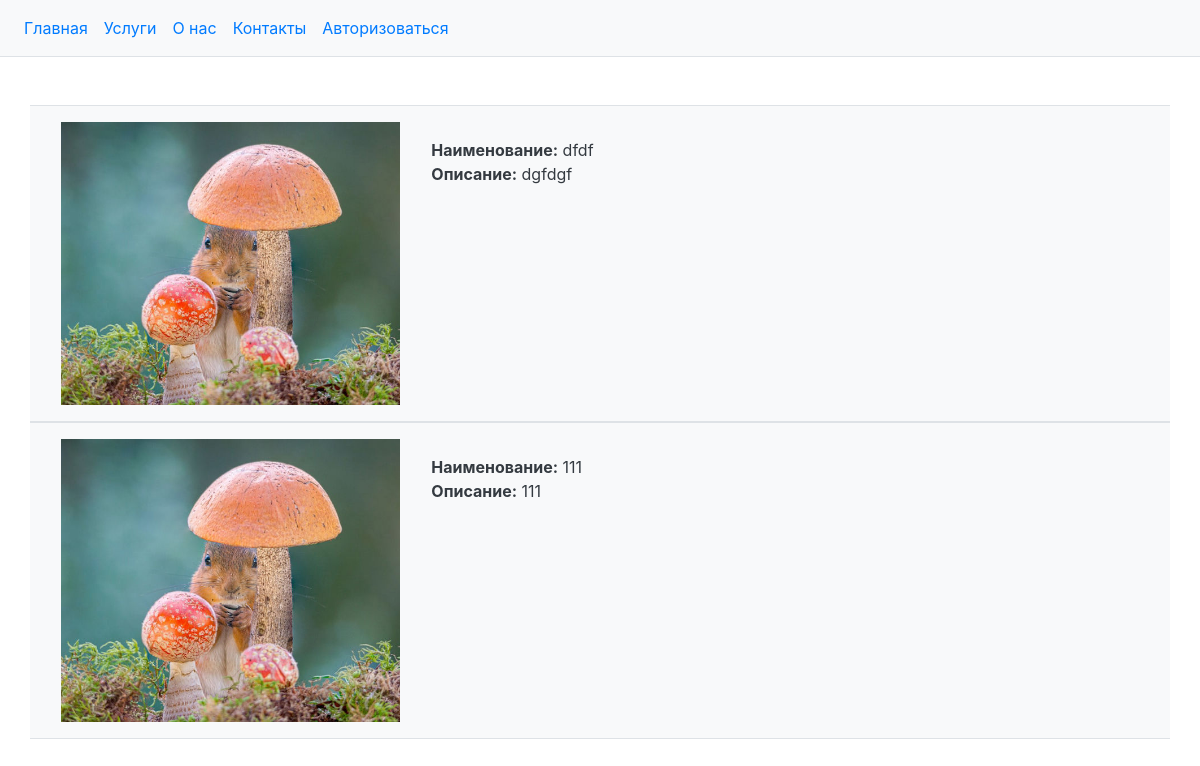
The app's page /, older data.
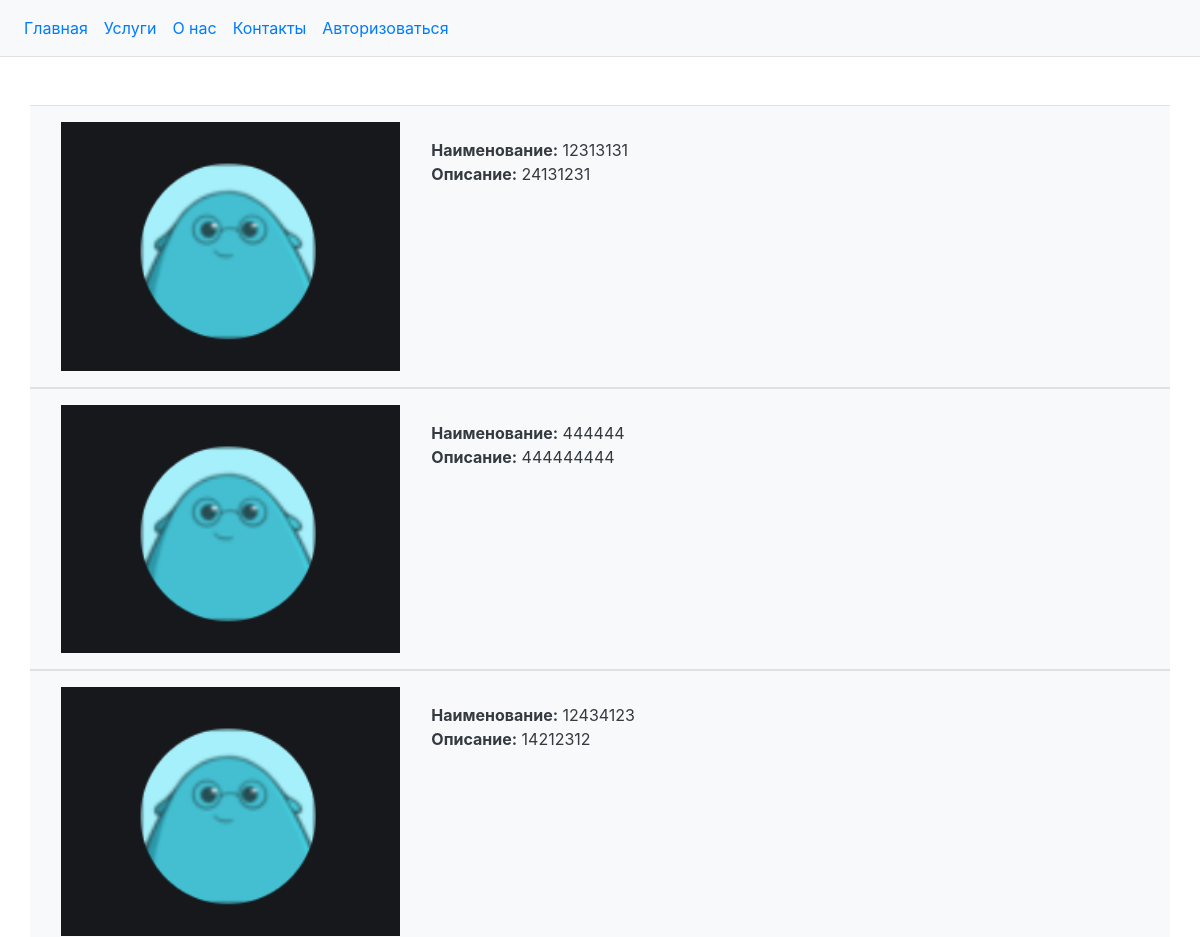
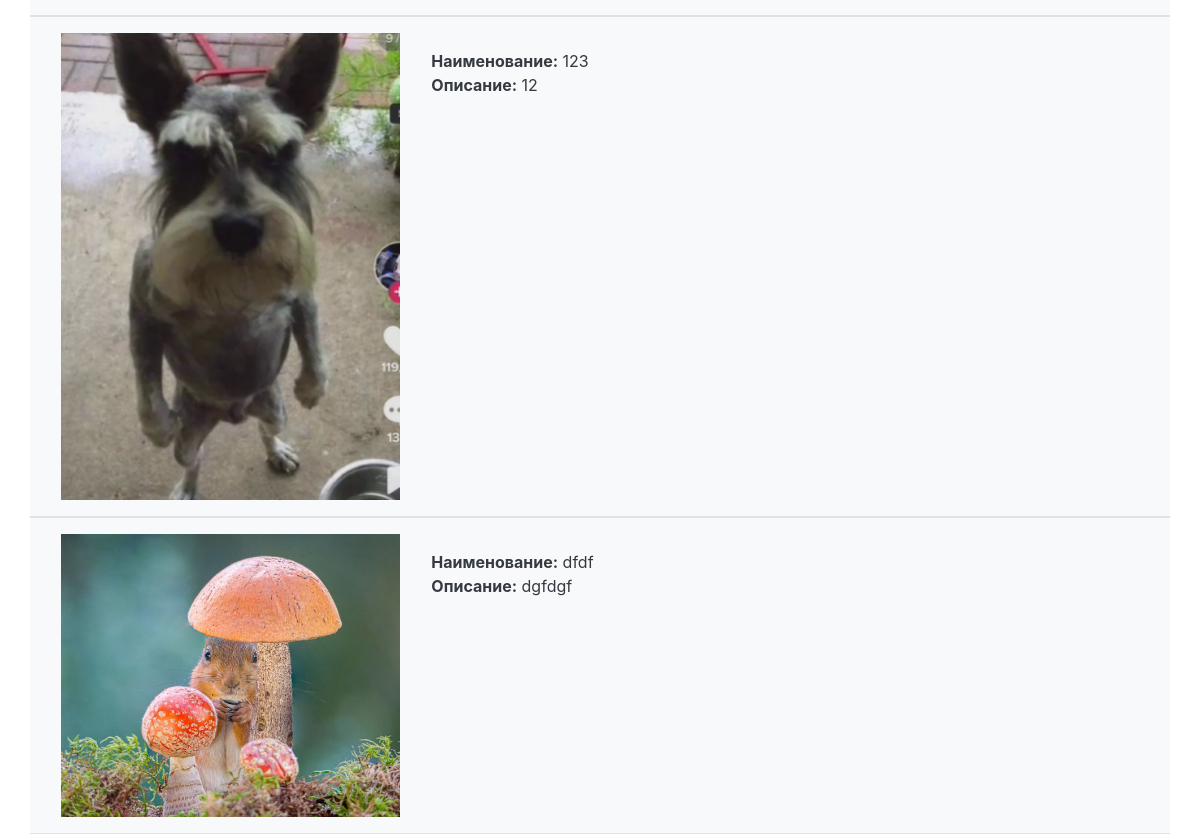
The same page, newer data (2 pictures, top to bottom).
### main/models.py (models this page shows, shortened)
class Service(models.Model):
    name = models.CharField(max_length=150, verbose_name='Название', blank=False)
    description = models.CharField(max_length=250, verbose_name='Описание', blank=False)
    date = models.DateTimeField(verbose_name='Дата', auto_now_add=True)
    def get_name_file(instance, filename):
        return '/'.join([get_random_string(length=5) + '_' + filename])
    def validate_image_size(img):
        filesize = img.file.size
        megabyte_max = 2.0
        if filesize > megabyte_max * 1024 * 1024:
            raise ValidationError("Максимальный размер %sMB" % str(megabyte_max))
    image = models.ImageField(verbose_name='Картинка', upload_to=get_name_file, blank=False,
                              validators=[FileExtensionValidator(allowed_extensions=['png', 'jpg', 'jpeg']),
                                          validate_image_size])

### main/views.py (the view)
# urls.py: path('', indexview, name='index'),
def indexview(request):
    lastfive = Service.objects.order_by('-date')[:5]
    return render(request, 'main/index.html', {'lastfive': lastfive})

### main/templates/main/index.html (shortened to what this page needs)
<!DOCTYPE html>
<html lang="ru">
<head>
    {% load static %}
    {% load bootstrap4 %}
    {% bootstrap_css %}
</head>
<body>
<nav class="navbar bg-light navbar-expand border-bottom">
    <ul class="navbar-nav mr-auto">
        <li class="nav-item"><a class="nav-link" href="{% url 'index' %}">Главная</a></li>
        <li class="nav-item"><a class="nav-link" href="{% url 'services' %}">Услуги</a></li>
        <li class="nav-item"><a class="nav-link" href="{% url 'about' %}">О нас</a></li>
        <li class="nav-item"><a class="nav-link" href="{% url 'contacts' %}">Контакты</a></li>
        {% if user.is_authenticated %}
        <li class="nav-item"><a class="nav-link" href="{% url 'service_add' %}">Создать услугу</a></li>
        <li class="nav-item"><a class="nav-link" href="{% url 'logout' %}">Выйти</a></li>
        {% else %}
        <li class="nav-item"><a class="nav-link" href="{% url 'login' %}">Авторизоваться</a></li>
        {% endif %}
    </ul>
</nav>
<main role="main" class="container mt-lg-5">
    <div class="starter-template">
        {% block content %}
        {% for elem in lastfive %}
        <div class="row p-3 text-dark bg-light border-bottom border-top">
            <img class="col-4" src="{{ elem.image.url }}" alt="Фото услуги">
            <p class="p-3 mb-2"><b>Наименование:</b> {{ elem.name }} <br> <b>Описание:</b> {{ elem.description }}</p>
        </div>
        {% endfor %}
        {% endblock %}
    </div>
</main>
</body>
</html>

Row changes from the older to the newer data that the page shows:
no longer on this page (row unchanged): Service: image (picture), name "111", description "111"
added Service: image (picture), name "12313131", description "24131231"
added Service: image (picture), name "444444", description "444444444"
added Service: image (picture), name "12434123", description "14212312"
added Service: image (picture), name "123", description "12"
